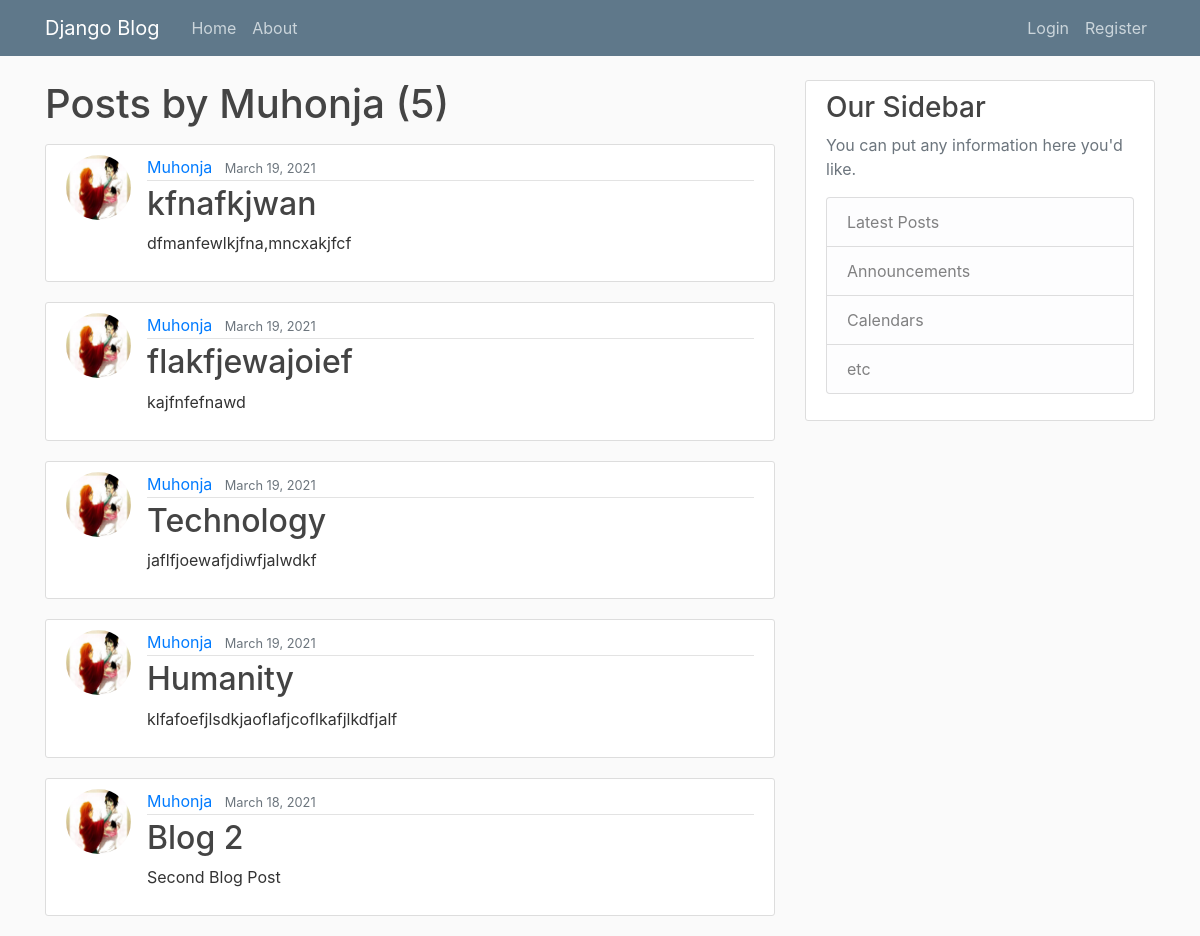
/user/Muhonja, run on the app's committed database.
### blog/models.py (models this page shows, shortened)
class Post(models.Model):
    title = models.CharField(max_length=100)
    content = models.TextField()
    date_posted = models.DateTimeField(default=timezone.now)
    author = models.ForeignKey(User, on_delete=models.CASCADE)

### users/models.py (models this page shows, shortened)
class Profile(models.Model):
    user = models.OneToOneField(User, on_delete=models.CASCADE)
    image = models.ImageField(default='default_image.jpg', upload_to='profile_pics')

### blog/views.py (the view)
# urls.py: path('user/<str:username>', UserPostListView.as_view(), name='user-posts'),
class UserPostListView(ListView):
    model = Post
    template_name = 'blog/user_posts.html'
    context_object_name = 'posts'
    paginate_by = 5
    def get_queryset(self):
        user = get_object_or_404(User, username=self.kwargs.get('username'))
        return Post.objects.filter(author=user).order_by('-date_posted')

### blog/templates/blog/user_posts.html (shortened to what this page needs)
{% extends 'blog/base.html' %}
{% block content %}
<h1 class="mb-3">Posts by {{ view.kwargs.username }} ({{page_obj.paginator.count }})</h1>
{% for post in posts %}
    <article class="media content-section">
        <img class="rounded-circle article-img" src="{{post.author.profile.image.url }}">
        <div class="media-body">
            <div class="article-metadata">
                <a class="mr-2" href="{% url 'user-posts' post.author.username %}">{{ post.author }}</a>
                <small class="text-muted">{{ post.date_posted|date:"F d, Y"}}</small>
            </div>
            <h2><a class="article-title" href="{% url 'post-detail' post.id %}">{{ post.title }}</a></h2>
            <p class="article-content">{{ post.content }}</p>
        </div>
    </article>
{% endfor %}
    {% endblock content %}

### blog/templates/blog/base.html (shortened to what this page needs)
{% load static %}
<!DOCTYPE html>
<html lang="en">
<head>
    <link rel="stylesheet" href="https://maxcdn.bootstrapcdn.com/bootstrap/4.0.0/css/bootstrap.min.css"
>
    <link rel="stylesheet" href="{% static 'blog/main.css' %}">
</head>
<body>
    <header class="site-header">
        <nav class="navbar navbar-expand-md navbar-dark bg-steel fixed-top">
            <div class="container">
                <a class="navbar-brand mr-4" href="{% url 'blog-home' %}">Django Blog</a>
                <div class="collapse navbar-collapse" id="navbarToggle">
                    <div class="navbar-nav mr-auto">
                        <a class="nav-item nav-link" href="{% url 'blog-home' %}">Home</a>
                        <a class="nav-item nav-link" href="{% url 'blog-about' %}">About</a>
                    </div>
                    <div class="navbar-nav">
                        {% if user.is_authenticated %}
                            <a class="nav-item nav-link" href="{% url 'post-create' %}">New Post</a>
                            <a class="nav-item nav-link" href="{% url 'profile' %}">Profile</a>
                            <a class="nav-item nav-link" href="{% url 'logout' %}">Logout</a>
                        {% else %}
                            <a class="nav-item nav-link" href="{% url 'login' %}">Login</a>
                            <a class="nav-item nav-link" href="{% url 'register' %}">Register</a>
                        {% endif %}
                    </div>
                </div>
            </div>
        </nav>
    </header>
    <main role="main" class="container">
        <div class="row">
            <div class="col-md-8">
                {% block content %}{% endblock %}
            </div>
            <div class="col-md-4">
                <div class="content-section">
                    <h3>Our Sidebar</h3>
                    <p class='text-muted'>You can put any information here you'd like.
                    <ul class="list-group">
                        <li class="list-group-item list-group-item-light">Latest Posts</li>
                        <li class="list-group-item list-group-item-light">Announcements</li>
                        <li class="list-group-item list-group-item-light">Calendars</li>
                        <li class="list-group-item list-group-item-light">etc</li>
                    </ul>
                    </p>
                </div>
            </div>
        </div>
    </main>
</body>
</html>

### blog/static/blog/main.css (style rules this page uses)
body { background: #fafafa; color: #333333; margin-top: 5rem; }
h1, h2, h3, h4, h5, h6 { color: #444444; }
ul { margin: 0; }
.bg-steel { background-color: #5f788a; }
.site-header .navbar-nav .nav-link { color: #cbd5db; }
.content-section { background: #ffffff; padding: 10px 20px; border: 1px solid #dddddd; border-radius: 3px; margin-bottom: 20px; }
.article-title { color: #444444; }
.article-content { white-space: pre-line; }
.article-img { height: 65px; width: 65px; margin-right: 16px; }
.article-metadata { padding-bottom: 1px; margin-bottom: 4px; border-bottom: 1px solid #e3e3e3 }

### data on the page
Post: author.profile.image (picture), author "Muhonja", date_posted "March 19, 2021", title "kfnafkjwan", content "dfmanfewlkjfna,mncxakjfcf"
Post: author.profile.image (picture), author "Muhonja", date_posted "March 19, 2021", title "flakfjewajoief", content "kajfnfefnawd"
Post: author.profile.image (picture), author "Muhonja", date_posted "March 19, 2021", title "Technology", content "jaflfjoewafjdiwfjalwdkf"
Post: author.profile.image (picture), author "Muhonja", date_posted "March 19, 2021", title "Humanity", content "klfafoefjlsdkjaoflafjcoflkafjlkdfjalf"
Post: author.profile.image (picture), author "Muhonja", date_posted "March 18, 2021", title "Blog 2", content "Second Blog Post"

### other printed values
{{ view.kwargs.username }} "Muhonja"
{{ page_obj.paginator.count }} "5"
